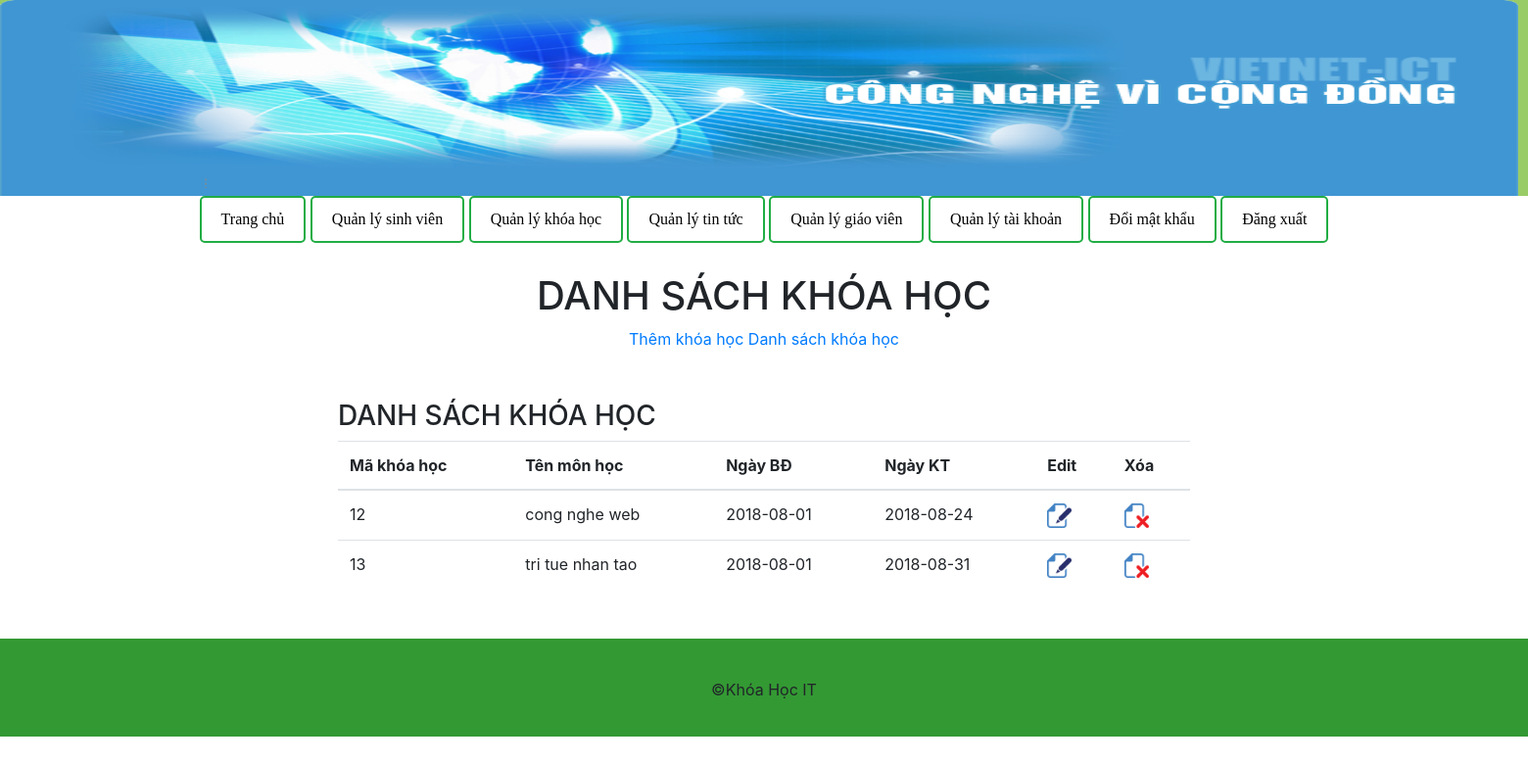
/qlkh.php, run on the app's committed database.
### tables this page shows
CREATE TABLE `khoahoc` (
  `MaKH` int(20) UNSIGNED NOT NULL,
  `NgayKT` date NOT NULL,
  `idMH` int(20) UNSIGNED NOT NULL,
  `NgayBD` date NOT NULL
);

CREATE TABLE `monhoc` (
  `id` int(20) UNSIGNED NOT NULL,
  `tenMH` varchar(100) NOT NULL
);

### truy-van.php (called while the page is built)
<?php
function truyVanDl($query,$sql)
{
    $result=mysqli_query($query,$sql);
    return $result;
}

### db-connect.php (called while the page is built, shortened)
<?php
$host = 'localhost';
$user = 'root';
$pass = '';
$db='qlkh';
$link=mysqli_connect($host, $user, $pass,$db);
if(!$link)
{
    echo' Không thể kết nối';
}else{
    mysqli_set_charset($link,'utf8');
}
function selectTenMH($id){
    global $link;
    $query= "SELECT tenMH FROM monhoc WHERE id=$id LIMIT 1";
    $result= mysqli_query($link,$query);
     if(mysqli_num_rows($result)==1)
     {
         $row= mysqli_fetch_assoc($result);
         return $row['tenMH'];
     }
}

### listkh.php (the view, shortened to what this page needs)
<?php include('db-connect.php') ?>
<?php include('truy-van.php') ?>
<div  style="width:900px; margin:50px auto"  class="col-lg-12 col-md-12 col-xs-12 col-sm-12">
	<h3>DANH SÁCH KHÓA HỌC</h3>
	<table class="table table-hover">
		<thead>
			<tr>
				<th>Mã khóa học</th>
                <th>Tên môn học</th>
                <th>Ngày BĐ</th>
                <th>Ngày KT</th>
				<th>Edit</th>
				<th>Xóa</th>
			</tr>
		</thead>
		<tbody>
			<?php
				$query="SELECT * FROM khoahoc order by MaKH ";
				$result= truyVanDl($link,$query);
				if( mysqli_num_rows($result)>0)
				{
					while($row= mysqli_fetch_assoc($result))
					{ ?>
						<tr>
							<td id='id'><?php echo $row['MaKH']; ?></td>
							<td id=''><?php echo $kq=selectTenMH($row['idMH']); ?></td>
                            <td id=''><?php echo $row['NgayBD']; ?></td>
                            <td id=''><?php echo $row['NgayKT']; ?></td>
							<td>
							<a href="qlkh.php?kh=sua&&MaKH=<?php echo $row['MaKH']; ?>"><img width=25 height=25 src="images/file_edit.png"  ></a>
							</td>
							<td>
							<a href="xoakh.php?kh=<?php echo $row['MaKH'] ?>" onclick="return confirm('  Bạn có thật sự muốn xóa?');" ><img width=25 height=25 src="images/file_delete.png" ></a>
							</td>
						</tr>
				<?php
					}
				}
			?>
		</tbody>
	</table>
</div>

### lienket.css (style rules this page uses)
* { margin:0; }

### data on the page
khoahoc: MaKH "12", idMH.tenMH "cong nghe web", NgayBD "2018-08-01", NgayKT "2018-08-24"
khoahoc: MaKH "13", idMH.tenMH "tri tue nhan tao", NgayBD "2018-08-01", NgayKT "2018-08-31"
